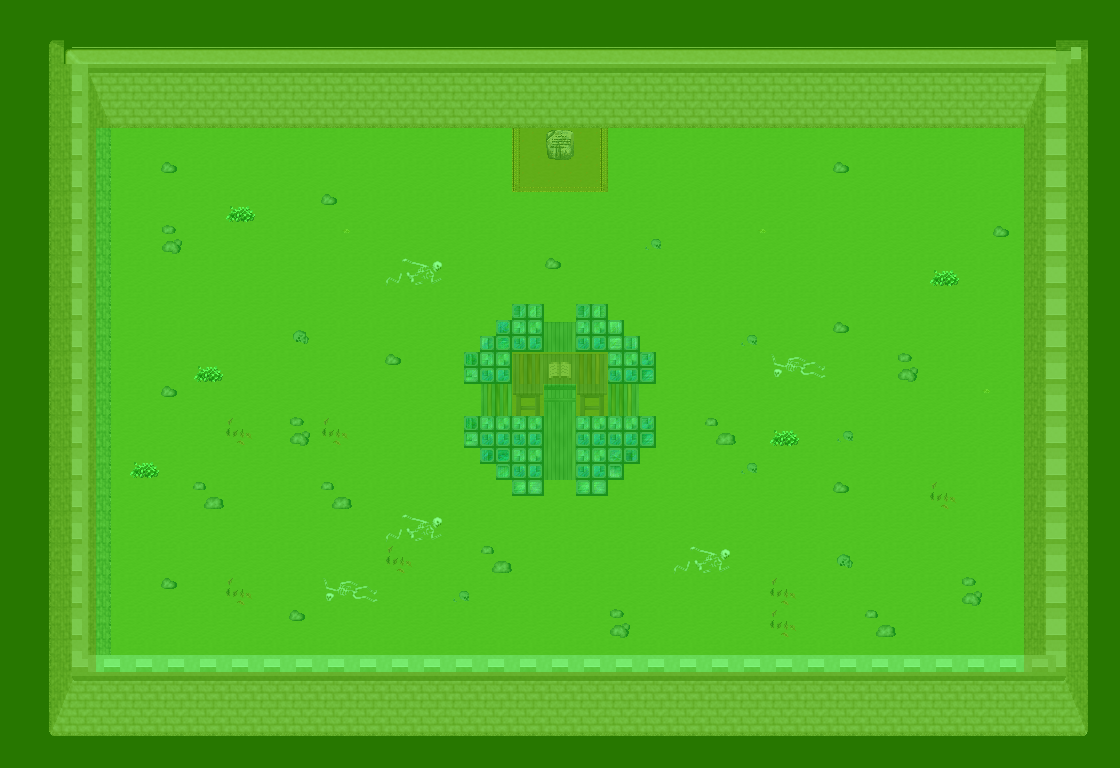

This is a level from a 2D game, rendered from its Tiled map with the project's own tilesets. A one-line summary and the map file follow, with tile-layer data summarised:
An orthogonal 35x24 tile map with 32x32 px tiles, 7 tile layers (0_floor, 1_terrain, 2_object, 3_roof, ...), 18 tilesets.

<map version="1.0" orientation="orthogonal" renderorder="right-down" width="35" height="24" tilewidth="32" tileheight="32" nextobjectid="1">
 <tileset firstgid="1" name="../../tileset/ground/ground_2.png" tilewidth="32" tileheight="32" tilecount="4" columns="4">
  <image source="../../tileset/ground/ground_2.png" trans="ffffff" width="128" height="32" />
 </tileset>
 <tileset firstgid="5" name="../../tileset/ground/ground.png" tilewidth="32" tileheight="32" tilecount="33" columns="3">
  <image source="../../tileset/ground/ground.png" trans="ffffff" width="96" height="352" />
 </tileset>
 <tileset firstgid="38" name="../../tileset/furniture/table/grey_plain.png" tilewidth="32" tileheight="32" tilecount="9" columns="3">
  <image source="../../tileset/furniture/table/grey_plain.png" width="96" height="96" />
 </tileset>
 <tileset firstgid="47" name="../../tileset/building/castle.png" tilewidth="32" tileheight="32" tilecount="320" columns="20">
  <image source="../../tileset/building/castle.png" width="640" height="512" />
 </tileset>
 <tileset firstgid="367" name="../../tileset/plant/bush/bushes.png" tilewidth="32" tileheight="32" tilecount="10" columns="5">
  <image source="../../tileset/plant/bush/bushes.png" trans="ffffff" width="160" height="64" />
 </tileset>
 <tileset firstgid="377" name="../../tileset/ground/rock/pebbles.png" tilewidth="32" tileheight="32" tilecount="3" columns="1">
  <image source="../../tileset/ground/rock/pebbles.png" trans="ffffff" width="32" height="96" />
 </tileset>
 <tileset firstgid="380" name="../../tileset/plant/leaves.png" tilewidth="32" tileheight="32" tilecount="8" columns="4">
  <image source="../../tileset/plant/leaves.png" trans="ffffff" width="128" height="64" />
 </tileset>
 <tileset firstgid="388" name="../../tileset/item/corpse/skull_dark.png" tilewidth="32" tileheight="32" tilecount="2" columns="2">
  <image source="../../tileset/item/corpse/skull_dark.png" trans="ff00ff" width="64" height="32" />
 </tileset>
 <tileset firstgid="390" name="../../tileset/item/corpse/skeleton.png" tilewidth="32" tileheight="32" tilecount="4" columns="2">
  <image source="../../tileset/item/corpse/skeleton.png" trans="ff00ff" width="64" height="64" />
 </tileset>
 <tileset firstgid="394" name="../../tileset/furniture/carpet/border.png" tilewidth="32" tileheight="32" tilecount="12" columns="3">
  <image source="../../tileset/furniture/carpet/border.png" width="96" height="128" />
 </tileset>
 <tileset firstgid="406" name="../../tileset/furniture/carpet/carpets.png" tilewidth="32" tileheight="32" tilecount="8" columns="4">
  <image source="../../tileset/furniture/carpet/carpets.png" width="128" height="64" />
 </tileset>
 <tileset firstgid="414" name="../../tileset/furniture/table/grey_fancy.png" tilewidth="32" tileheight="32" tilecount="9" columns="3">
  <image source="../../tileset/furniture/table/grey_fancy.png" width="96" height="96" />
 </tileset>
 <tileset firstgid="423" name="../../tileset/furniture/table/grey_long.png" tilewidth="32" tileheight="32" tilecount="4" columns="2">
  <image source="../../tileset/furniture/table/grey_long.png" width="64" height="64" />
 </tileset>
 <tileset firstgid="427" name="../../tileset/furniture/carpet/rug_border.png" tilewidth="32" tileheight="32" tilecount="9" columns="3">
  <image source="../../tileset/furniture/carpet/rug_border.png" width="96" height="96" />
 </tileset>
 <tileset firstgid="436" name="../../tileset/item/gothic/slab.png" tilewidth="32" tileheight="32" tilecount="1" columns="1">
  <image source="../../tileset/item/gothic/slab.png" width="32" height="32" />
 </tileset>
 <tileset firstgid="437" name="../../tileset/item/documents/book.png" tilewidth="32" tileheight="32" tilecount="4" columns="2">
  <image source="../../tileset/item/documents/book.png" width="64" height="64" />
 </tileset>
 <tileset firstgid="441" name="../../tileset/logic/collision.png" tilewidth="32" tileheight="32" tilecount="1" columns="1">
  <image source="../../tileset/logic/collision.png" width="32" height="32" />
 </tileset>
 <tileset firstgid="442" name="protection" tilewidth="32" tileheight="32" tilecount="2" columns="2">
  <image source="../../tileset/logic/protection.png" width="64" height="32" />
 </tileset>
 <layer name="0_floor" width="35" height="24">
  <data>[840 cells, 840 non-empty, 3 distinct tile ids]</data>
 </layer>
 <layer name="1_terrain" width="35" height="24">
  <data>[840 cells, 86 non-empty, 30 distinct tile ids]</data>
 </layer>
 <layer name="2_object" width="35" height="24">
  <data>[840 cells, 254 non-empty, 34 distinct tile ids]</data>
 </layer>
 <layer name="3_roof" width="35" height="24">
  <data>[840 cells, 82 non-empty, 7 distinct tile ids]</data>
 </layer>
 <layer name="objects" width="35" height="24">
  <data>[840 cells, 0 non-empty, 0 distinct tile ids]</data>
 </layer>
 <layer name="collision" width="35" height="24" opacity="0.29">
  <data>[840 cells, 358 non-empty, 1 distinct tile ids]</data>
 </layer>
 <layer name="protection" width="35" height="24" opacity="0.47">
  <data>[840 cells, 840 non-empty, 1 distinct tile ids]</data>
 </layer>
</map>
